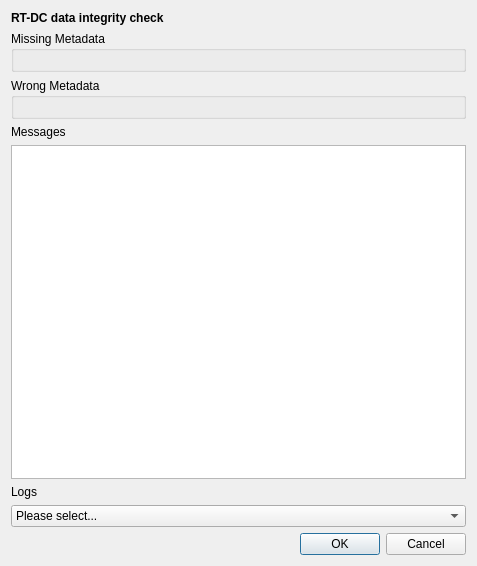
<?xml version="1.0" encoding="UTF-8"?>
<ui version="4.0">
 <class>Dialog</class>
 <widget class="QDialog" name="Dialog">
  <property name="geometry">
   <rect>
    <x>0</x>
    <y>0</y>
    <width>477</width>
    <height>566</height>
   </rect>
  </property>
  <property name="windowTitle">
   <string>Dialog</string>
  </property>
  <layout class="QVBoxLayout" name="verticalLayout">
   <item>
    <widget class="QLabel" name="label">
     <property name="text">
      <string>&lt;b&gt;RT-DC data integrity check&lt;/b&gt;</string>
     </property>
    </widget>
   </item>
   <item>
    <widget class="QGroupBox" name="groupBox_missing">
     <property name="title">
      <string>Missing Metadata</string>
     </property>
     <layout class="QGridLayout" name="gridLayout_missing"/>
    </widget>
   </item>
   <item>
    <widget class="QGroupBox" name="groupBox_wrong">
     <property name="sizePolicy">
      <sizepolicy hsizetype="Preferred" vsizetype="Preferred">
       <horstretch>0</horstretch>
       <verstretch>0</verstretch>
      </sizepolicy>
     </property>
     <property name="title">
      <string>Wrong Metadata</string>
     </property>
     <layout class="QGridLayout" name="gridLayout_wrong"/>
    </widget>
   </item>
   <item>
    <widget class="QLabel" name="label_2">
     <property name="text">
      <string>Messages</string>
     </property>
    </widget>
   </item>
   <item>
    <widget class="QTextEdit" name="textEdit">
     <property name="readOnly">
      <bool>true</bool>
     </property>
    </widget>
   </item>
   <item>
    <widget class="QWidget" name="widget_logs" native="true">
     <layout class="QVBoxLayout" name="verticalLayout_2">
      <property name="leftMargin">
       <number>0</number>
      </property>
      <property name="topMargin">
       <number>0</number>
      </property>
      <property name="rightMargin">
       <number>0</number>
      </property>
      <property name="bottomMargin">
       <number>0</number>
      </property>
      <item>
       <widget class="QLabel" name="label_3">
        <property name="text">
         <string>Logs</string>
        </property>
       </widget>
      </item>
      <item>
       <widget class="QComboBox" name="comboBox_logs">
        <item>
         <property name="text">
          <string>Please select...</string>
         </property>
        </item>
       </widget>
      </item>
     </layout>
    </widget>
   </item>
   <item>
    <widget class="QDialogButtonBox" name="buttonBox">
     <property name="orientation">
      <enum>Qt::Horizontal</enum>
     </property>
     <property name="standardButtons">
      <set>QDialogButtonBox::Cancel|QDialogButtonBox::Ok</set>
     </property>
    </widget>
   </item>
  </layout>
 </widget>
 <resources/>
 <connections>
  <connection>
   <sender>buttonBox</sender>
   <signal>accepted()</signal>
   <receiver>Dialog</receiver>
   <slot>accept()</slot>
   <hints>
    <hint type="sourcelabel">
     <x>248</x>
     <y>254</y>
    </hint>
    <hint type="destinationlabel">
     <x>157</x>
     <y>274</y>
    </hint>
   </hints>
  </connection>
  <connection>
   <sender>buttonBox</sender>
   <signal>rejected()</signal>
   <receiver>Dialog</receiver>
   <slot>reject()</slot>
   <hints>
    <hint type="sourcelabel">
     <x>316</x>
     <y>260</y>
    </hint>
    <hint type="destinationlabel">
     <x>286</x>
     <y>274</y>
    </hint>
   </hints>
  </connection>
 </connections>
</ui>
